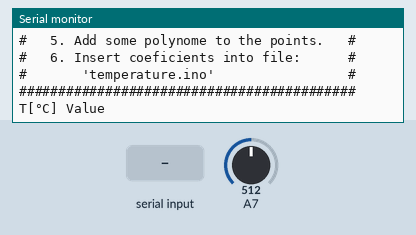
Recording of a sketch running on a simulated Arduino Nano, built with avr-gcc and run on an emulated ATmega328P. Shown: the last lines printed to the serial monitor. The inputs (shaded band) are chosen by the test bench; at power-on: A7 = 512.

Above: at 1.6 s.
1.7 s: "1\n" received over Serial
At 2.5 s:
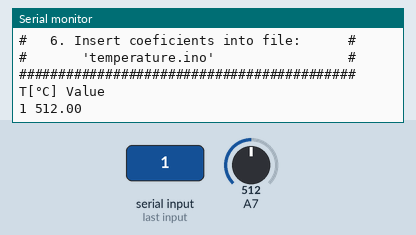
3.2 s: byte 10 ('\n') received over Serial
At 3.6 s:
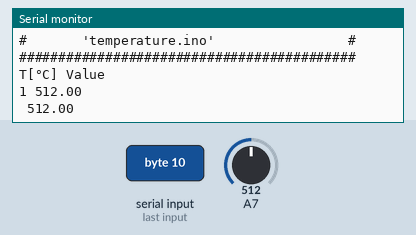
4.7 s: "0\n" received over Serial
At 6.0 s:
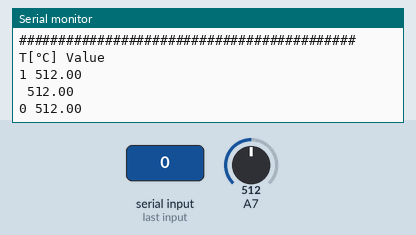

Measured:
- after the input at 1.7 s, the serial monitor: prints a new line at once (image 1)
- after the input at 3.2 s, the serial monitor: prints a new line at once (image 2)
- after the input at 4.7 s, the serial monitor: prints a new line at once (image 3)

The sketch:

temperature_sensor_calibration.ino
```cpp
String inputString = "";         // a String to hold incoming data
boolean stringComplete = false;  // whether the string is complete

void setup() {
  int pin_gnd=16;
  int pin_vcc=15;
  pinMode(pin_gnd, OUTPUT);
  pinMode(pin_vcc, OUTPUT);
  digitalWrite(pin_gnd, LOW);
  digitalWrite(pin_vcc, HIGH);
  // initialize the serial communication:
  Serial.begin(9600);
  Serial.println("###########################################");
  Serial.println("# INSTRUCTIONS:                           #");
  Serial.println("#   1. Insert temperature (example: 22.4) #");
  Serial.println("#   2. then press ENTER                   #");
  Serial.println("#   3. repeat steps 1. and 2. ...         #");
  Serial.println("# When you are done with calibration:     #");
  Serial.println("#   4. Copy data to spreadsheet.          #");
  Serial.println("#   5. Add some polynome to the points.   #");
  Serial.println("#   6. Insert coeficients into file:      #");
  Serial.println("#       'temperature.ino'                 #");
  Serial.println("###########################################");
  Serial.println("T[°C] Value");
  inputString.reserve(20);
}

void loop() {

  if (stringComplete) {
    Serial.print(inputString);
    Serial.print(" ");
    inputString = "";
    stringComplete = false;

    // send the value of analog input 0:
    long CH1 = 0;

    int i;
    for (i = 0; i < 128; i++) {
      CH1 += analogRead(A7);
      delay(1);
    }
    float Vol_CH1 = float(CH1/128.0);          // calibration in ADC values...
    //float Vol_CH1 = CH1*5.0/1023; // calibration in Voltage...
    Serial.println(Vol_CH1);
  }
}

void serialEvent() {
  while (Serial.available()) {
    char inChar = (char)Serial.read();  // get the new byte:
    if (inChar == '\n') {
      stringComplete = true;
    } else {
      inputString += inChar;              // add it to the inputString:
    }
  }
}
```
